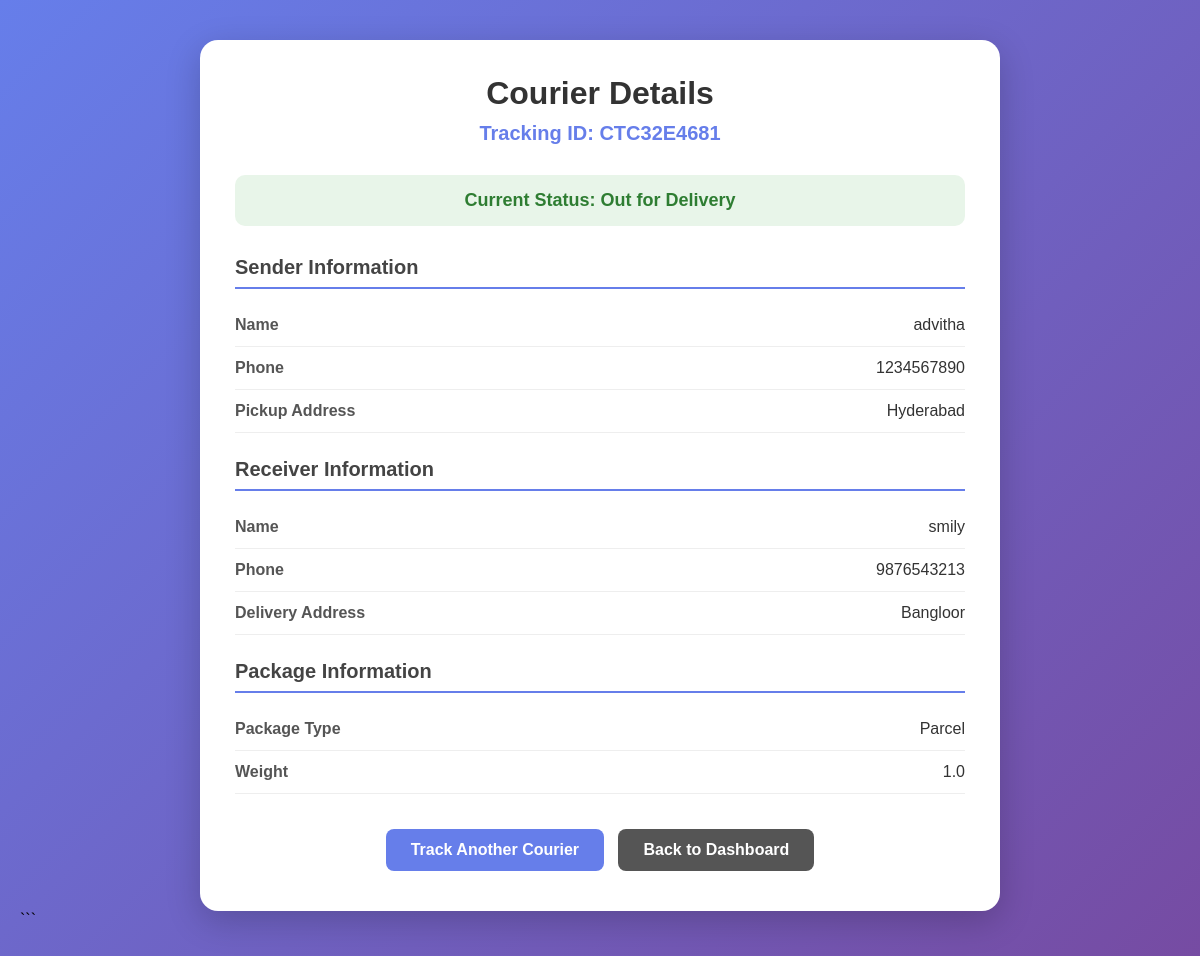
/courier-details?tracking_id=CTC32E4681 (signed in), run on the app's committed database.
### tables this page shows
CREATE TABLE couriers (
            id INTEGER PRIMARY KEY AUTOINCREMENT,
            tracking_id TEXT UNIQUE NOT NULL,
            sender_name TEXT NOT NULL,
            sender_phone TEXT NOT NULL,
            receiver_name TEXT NOT NULL,
            receiver_phone TEXT NOT NULL,
            pickup_address TEXT NOT NULL,
            delivery_address TEXT NOT NULL,
            package_type TEXT NOT NULL,
            weight REAL,
            status TEXT DEFAULT 'Booked',
            booking_date TIMESTAMP DEFAULT CURRENT_TIMESTAMP
        , latitude REAL, longitude REAL, driver_id INTEGER);

### app.py (the view)
@app.route("/courier-details")
def courier_details():
    if "user_id" not in session and not session.get("admin_logged_in"):
        return redirect(url_for("login"))
    tracking_id = request.args.get("tracking_id")
    if not tracking_id:
        return redirect(url_for("dashboard"))
    connection = sqlite3.connect("database/courier.db")
    connection.row_factory = sqlite3.Row
    cursor = connection.cursor()
    cursor.execute("""
        SELECT *
        FROM couriers
        WHERE tracking_id = ?
    """, (tracking_id,))
    courier = cursor.fetchone()
    connection.close()
    if not courier:
        return render_template(
            "error.html",
            message="Courier not found!"
        )
    return render_template(
        "courier_details.html",
        courier=courier
    )

### templates/courier_details.html (shortened to what this page needs)
<!DOCTYPE html>
<html lang="en">
<head>
</head>
<body>
<div class="container">
    <h1>Courier Details</h1>
    <div class="tracking">
        Tracking ID: {{ courier["tracking_id"] }}
    </div>
    <div class="status">
        Current Status: {{ courier["status"] }}
    </div>
    <div class="section">
        <h2>Sender Information</h2>
        <div class="row">
            <span class="label">Name</span>
            <span class="value">
                {{ courier["sender_name"] }}
            </span>
        </div>
        <div class="row">
            <span class="label">Phone</span>
            <span class="value">
                {{ courier["sender_phone"] }}
            </span>
        </div>
        <div class="row">
            <span class="label">Pickup Address</span>
            <span class="value">
                {{ courier["pickup_address"] }}
            </span>
        </div>
    </div>
    <div class="section">
        <h2>Receiver Information</h2>
        <div class="row">
            <span class="label">Name</span>
            <span class="value">
                {{ courier["receiver_name"] }}
            </span>
        </div>
        <div class="row">
            <span class="label">Phone</span>
            <span class="value">
                {{ courier["receiver_phone"] }}
            </span>
        </div>
        <div class="row">
            <span class="label">Delivery Address</span>
            <span class="value">
                {{ courier["delivery_address"] }}
            </span>
        </div>
    </div>
    <div class="section">
        <h2>Package Information</h2>
        <div class="row">
            <span class="label">Package Type</span>
            <span class="value">
                {{ courier["package_type"] }}
            </span>
        </div>
        <div class="row">
            <span class="label">Weight</span>
            <span class="value">
                {{ courier["weight"] }}
            </span>
        </div>
    </div>
    <div class="buttons">
        <a href="{{ url_for('track_courier') }}" class="button">
            Track Another Courier
        </a>
        <a href="{{ url_for('dashboard') }}" class="button back">
            Back to Dashboard
        </a>
    </div>
</div>
</body>
</html>

### templates/courier_details.html (style rules this page uses)
* { box-sizing: border-box; margin: 0; padding: 0; font-family: Arial, sans-serif; }
body { min-height: 100vh; background: linear-gradient(135deg, #667eea, #764ba2); padding: 40px 20px; }
.container { max-width: 800px; margin: auto; background: white; padding: 35px; border-radius: 18px; box-shadow: 0 10px 35px rgba(0, 0, 0, 0.2); }
h1 { text-align: center; color: #333; margin-bottom: 10px; }
.tracking { text-align: center; color: #667eea; font-size: 20px; font-weight: bold; margin-bottom: 30px; }
.status { text-align: center; background: #e8f5e9; color: #2e7d32; padding: 15px; border-radius: 10px; margin-bottom: 30px; font-size: 18px; font-weight: bold; }
.section { margin-bottom: 25px; }
.section h2 { color: #444; font-size: 20px; margin-bottom: 15px; border-bottom: 2px solid #667eea; padding-bottom: 8px; }
.row { display: flex; justify-content: space-between; padding: 12px 0; border-bottom: 1px solid #eee; }
.label { font-weight: bold; color: #555; }
.value { color: #333; text-align: right; }
.buttons { text-align: center; margin-top: 30px; }
.button { display: inline-block; padding: 12px 25px; margin: 5px; background: #667eea; color: white; text-decoration: none; border-radius: 8px; font-weight: bold; }
.back { background: #555; }

### data on the page
couriers: tracking_id "CTC32E4681", status "Out for Delivery", sender_name "advitha", sender_phone "1234567890", pickup_address "Hyderabad", receiver_name "smily", receiver_phone "9876543213", delivery_address "Bangloor", package_type "Parcel", weight "1.0"
